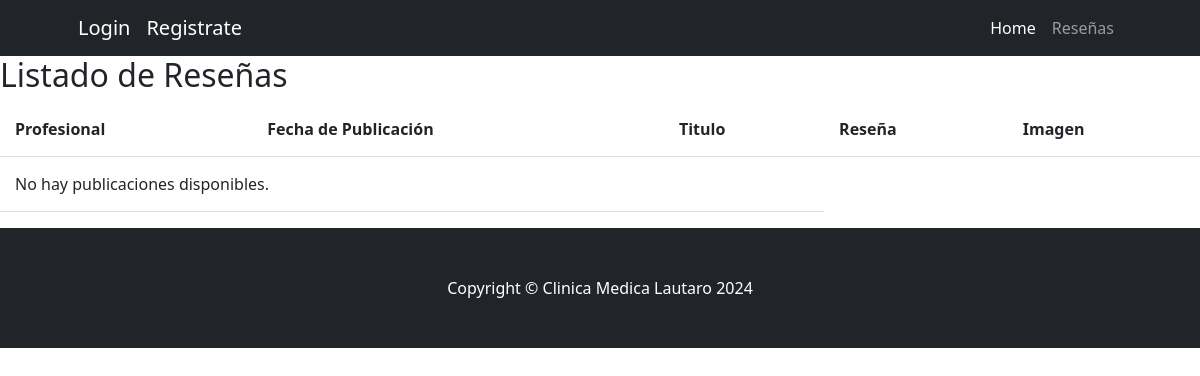
/blog_list/, run on an earlier commit of the app's database.
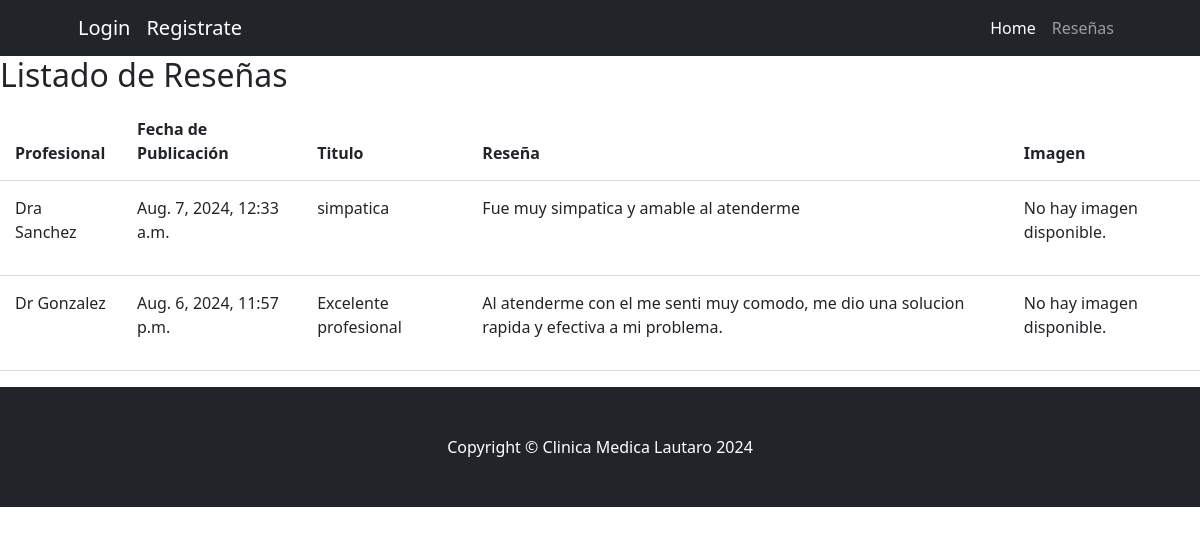
And on a later commit of the database.
### gestionClinica/models.py (models this page shows)
class BlogPost(models.Model):
    title = models.CharField(max_length=200)
    subtitle = models.CharField(max_length=200)
    content = models.TextField()
    author = models.ForeignKey(User, on_delete=models.CASCADE)
    post_date = models.DateTimeField(auto_now_add=True)
    image = models.ImageField(upload_to='blog_images/', blank=True, null=True)

### gestionClinica/views.py (the view)
# urls.py: path('blog_list/', blog_list, name='blog_list'),
def blog_list(request):
    posts = BlogPost.objects.all().order_by('-post_date')
    if request.user.is_authenticated:
        if request.method == 'POST':
            form = BlogPostForm(request.POST, request.FILES)
            if form.is_valid():
                post = form.save(commit=False)
                post.author = request.user
                post.save()
                return redirect('blog_list')
        else:
            form = BlogPostForm()
    else:
        form = None
    return render(request, 'gestionClinica/blog_list.html', {'posts': posts, 'form': form})

### gestionClinica/templates/gestionClinica/blog_list.html (shortened to what this page needs)
{% extends "base_generic.html" %}
{% block content %}
  <h2>Listado de Reseñas</h2>
  <table class="table">
    <thead>
      <tr>
        <th scope="col">Profesional</th>
        <th scope="col">Fecha de Publicación</th>
        <th scope="col">Titulo</th>
        <th scope="col">Reseña</th>
        <th scope="col">Imagen</th>
      </thead>
      <tbody>
        {% for post in posts %}
        <tr>
          <td>{{ post.title }}</td>
          <td>{{ post.post_date }}</td>
          <td>{{ post.subtitle }}</td>
          <td>{{ post.content|truncatechars:100 }}</td>
          <td>
            {% if post.image %}
              <img src="{{ post.image.url }}" alt="{{ post.title }}" width="100vw">
            {% else %}
              <p>No hay imagen disponible.</p>
            {% endif %}
          </td>
        </tr>
        {% empty %}
        <tr>
          <td colspan="3">No hay publicaciones disponibles.</td>
        </tr>
        {% endfor %}
      </tbody>
    </table>
    {% endblock %}

### gestionClinica/templates/base_generic.html (shortened to what this page needs)
{% load static %}
<!DOCTYPE html>
<html lang="es">
<head>
    <link href="https://cdn.jsdelivr.net/npm/bootstrap-icons@1.4.1/font/bootstrap-icons.css" rel="stylesheet" />
    <link href="{% static 'gestionClinica/css/styles.css' %}" rel="stylesheet">
</head>
<body>
    <header>
        <nav class="navbar navbar-expand-lg navbar-dark bg-dark">
            <div class="container px-5">
                {% if user.is_authenticated %}
                <a class="navbar-brand" href="{% url 'logout' %}">Cerrar Sesion</a>
                {% else %}
                <a class="navbar-brand" href="{% url 'login' %}">Login</a>
                <a class="navbar-brand" href="{% url 'register' %}">Registrate</a>
                {% endif %}
                <div class="collapse navbar-collapse" id="navbarSupportedContent">
                    <ul class="navbar-nav ms-auto mb-2 mb-lg-0">
                        {% if user.is_authenticated %}
                            <li class="nav-item"><a class="nav-link active" aria-current="page" href="{% url 'inicio' %}">Home</a></li>
                            <li class="nav-item"><a class="nav-link" href="{% url 'insertar_paciente' %}">Pacientes</a></li>
                            <li class="nav-item"><a class="nav-link" href="{% url 'insertar_medico' %}">Medicos</a></li>
                            <li class="nav-item"><a class="nav-link" href="{% url 'buscar_pacientes' %}">Buscar</a></li>
                            <li class="nav-item"><a class="nav-link" href="{% url 'blog_list' %}">Reseñas</a></li>
                        {% else %}
                            <li class="nav-item"><a class="nav-link active" aria-current="page" href="{% url 'inicio' %}">Home</a></li>
                            <li class="nav-item"><a class="nav-link" href="{% url 'blog_list' %}">Reseñas</a></li>
                        {% endif %}
                    </ul>
                </div>
            </div>
        </nav>
    </header>
    <main role="main">
        {% block content %}
        {% endblock %}
    </main>
    <footer class="py-5 bg-dark">
        <div class="container px-5"><p class="m-0 text-center text-white">Copyright &copy; Clinica Medica Lautaro 2024</p></div>
    </footer>
</body>
</html>

What changed in the data, as far as the page shows it:
added BlogPost: title "Dra Sanchez", post_date "Aug. 7, 2024, 12:33 a.m.", subtitle "simpatica", content "Fue muy simpatica y amable al atenderme", image "No hay imagen disponible."
added BlogPost: title "Dr Gonzalez", post_date "Aug. 6, 2024, 11:57 p.m.", subtitle "Excelente profesional", content "Al atenderme con el me senti muy comodo, me dio una solucion rapida y efectiva a mi problema.", image "No hay imagen disponible."
Also different on the page:
text no longer shown: "No hay publicaciones disponibles."
